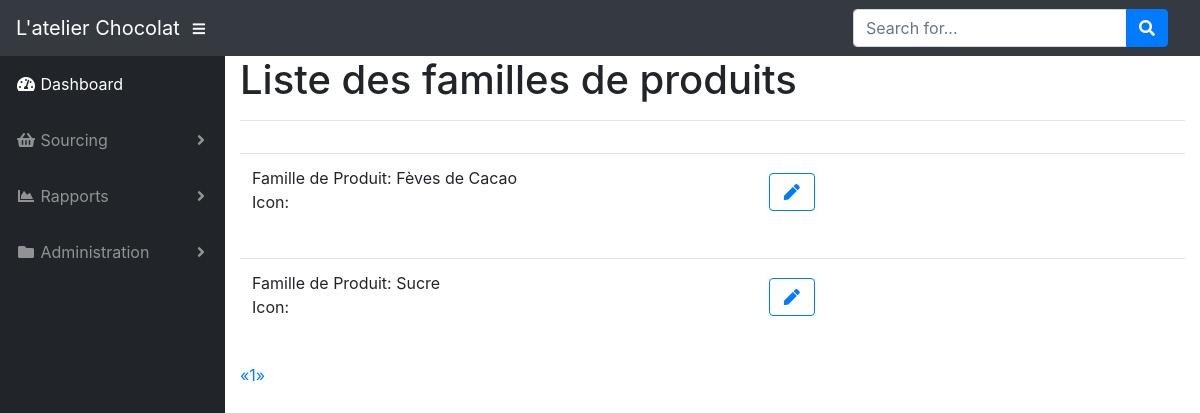
The page /list_of_product_families (signed in) on the database as committed earlier.
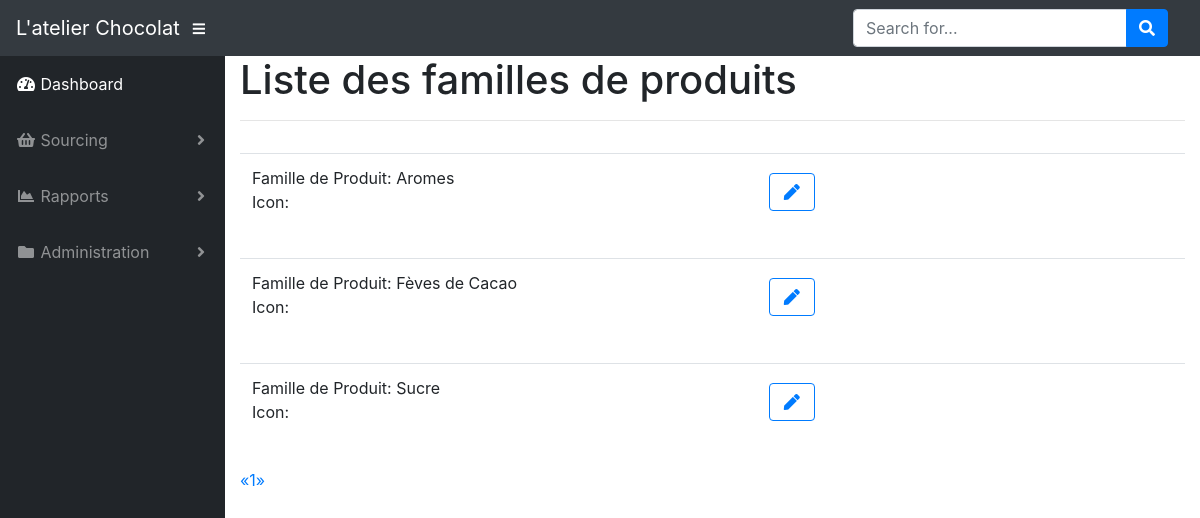
The same page on the database as committed later.
### app/models.py (models this page shows, shortened)
class ProductFamily(db.Model):
    id = db.Column(db.Integer, primary_key=True)
    name = db.Column(db.String(64), index=True, unique=True)
    icon = db.Column(db.String(32))
    products = db.relationship('Product', backref='product_product', lazy='dynamic')
    production_items = db.relationship('ProductionItem', backref='product_family_production_item', lazy='dynamic')

### app/product_families/routes.py (the view)
@bp.route('/list_of_product_families')
@login_required
def list_of_product_families():
    page = request.args.get('page', 1, type=int)
    pagination = ProductFamily.query.order_by(
        ProductFamily.name.asc()).paginate(page, current_app.config['PRODUCT_FAMILIES_PER_PAGE'], False)
    product_families = pagination.items
    return render_template('product_families/list_of_product_families.html',
                           title='Liste des familles de produits', product_families=product_families,
                           pagination=pagination)

### app/models.py (called while the page is built)
@login.user_loader
def load_user(id):
    return User.query.get(int(id))

### app/templates/product_families/list_of_product_families.html
{% extends "base.html" %}
{% import 'bootstrap/wtf.html' as wtf %}
{% import "_macros.html" as macros %}
{% block app_content %}
    <h1>Liste des familles de produits</h1>
    <hr>
    <table class="table table-hover">
        <tr>
            <div class="row">
                <div class="col-sm-6">
                    <div class="pagination">
                        {% for product_family in product_families %}
                            {% include 'product_families/_product_family.html' %}
                        {% endfor %}
                        {{ macros.pagination_widget(pagination, 'product_families.list_of_product_families') }}
                    </div>
                </div>
            </div>
        </tr>
    </table>
{% endblock %}

### app/templates/product_families/_product_family.html
<table class="table table-hover">
    <tr>
        <td>
            <div class="row">
                <div class="col-sm-6">
                    <p>Famille de Produit: {{ product_family.name }}<br>
                    Icon: {{ product_family.icon }}</p>
                </div>
                <div class="col-sm-2">
                    <div class="btn btn-block">
                        <a href="{{ url_for('product_families.edit_product_family', id=product_family.id) }}"><button class="btn btn-outline-primary" type="button"><i class="fas fa-fw fa-pen"></i></button></a>
                    </div>
                </div>
            </div>
        </td>
    </tr>
</table>

Rows that differ between the two databases and show on the page:
added ProductFamily: name "Aromes"
